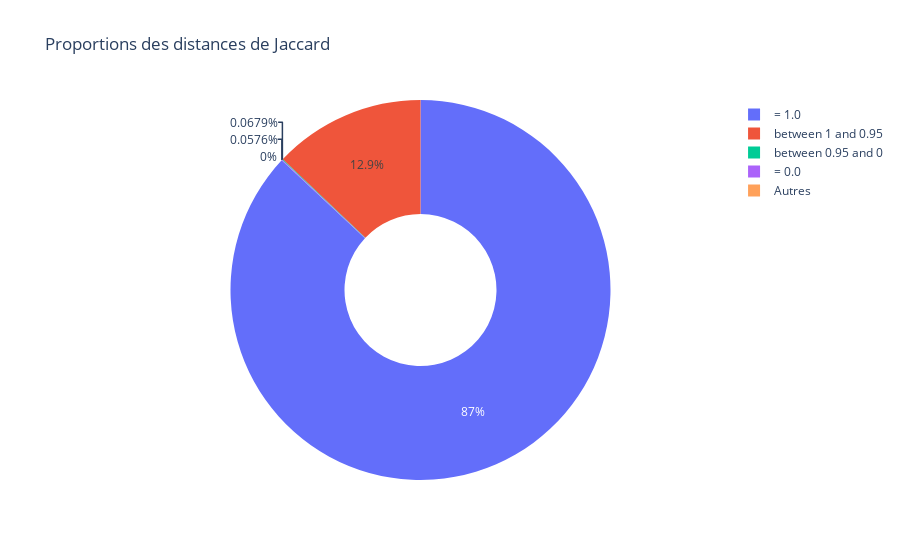
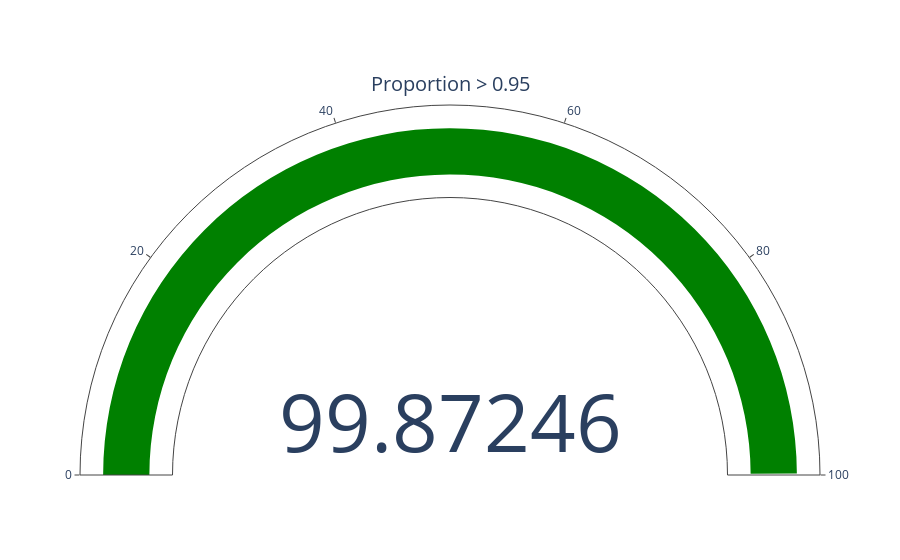
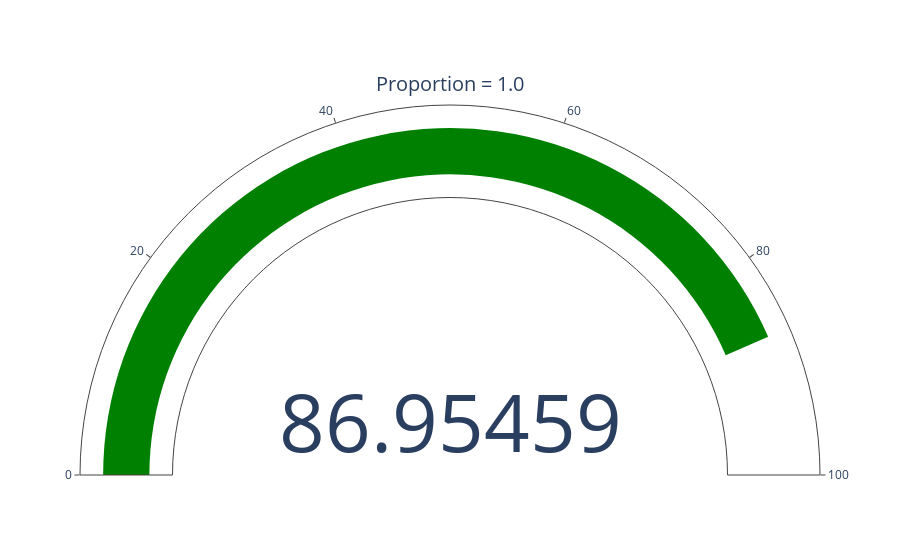
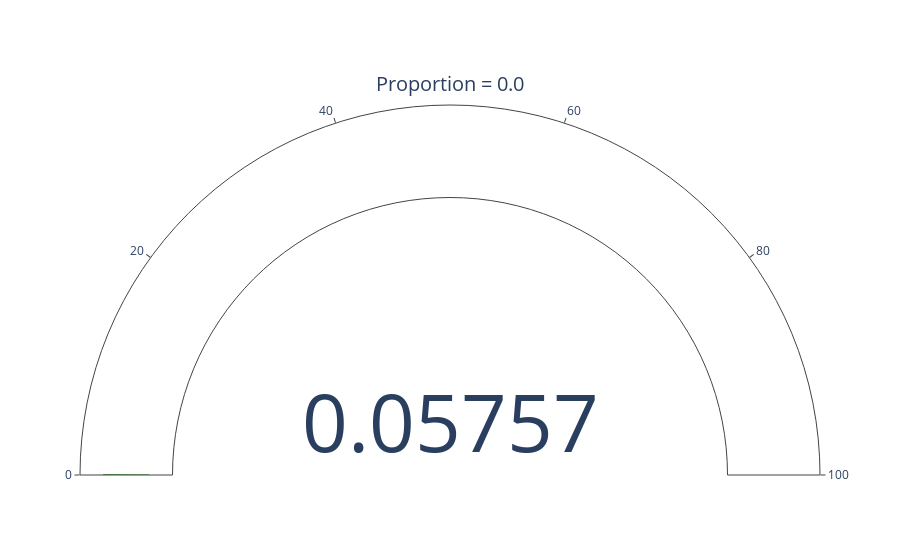

Notebook source saved alongside these figures, in order:
### Markdown cell above
## on affiche les stats

### Code cell
import pandas as pd
import plotly.graph_objects as go

# Charger la matrice de distances Jaccard
distance_df = pd.read_csv('./jaccardIndex/jaccard_COMP.csv', index_col=0)

# Extraire les distances dans une liste
distances = distance_df.values.flatten()  # Convertir la matrice en une liste de distances

# Filtrer les valeurs pour calculer les proportions
total_distances = len(distances)
not_1_or_0 = sum(d!=0.0 and d!=1.0 for d in distances)
not_1_or_0_above_0_95 = sum(d!=0.0 and d!=1.0 and d>0.95 for d in distances)
not_1_or_0_under_0_95 = sum(d!=0.0 and d!=1.0 and d<0.95 for d in distances)
above_0_95 = sum(d > 0.95 for d in distances)
exactly_1 = sum(d == 1.0 for d in distances)
exactly_0 = sum(d == 0.0 for d in distances)

# Calculer les proportions
proportion_above_0_95 = above_0_95 / total_distances * 100
proportion_exactly_1 = exactly_1 / total_distances * 100
proportion_exactly_0 = exactly_0 / total_distances * 100

# Afficher les statistiques
print(f"Total de distances : {total_distances}")
print(f"Proportion de distances > 0.95 : {proportion_above_0_95:.2f}% ({above_0_95} distances)")
print(f"Proportion de distances = 1.0 : {proportion_exactly_1:.2f}% ({exactly_1} distances)")
print(f"Proportion de distances = 0.0 : {proportion_exactly_0:.2f}% ({exactly_0} distances)")

# Créer un pie chart avec Plotly
labels = ['between 1 and 0.95','between 0.95 and 0' ,'= 1.0', '= 0.0', 'Autres']
values = [
    not_1_or_0_above_0_95,
    not_1_or_0_under_0_95,
    exactly_1,
    exactly_0,
    total_distances - (not_1_or_0 + exactly_1 + exactly_0)
]

fig_pie = go.Figure(
    data=[go.Pie(labels=labels, values=values, hole=0.4)],
    layout=go.Layout(title="Proportions des distances de Jaccard")
)
fig_pie.show()

fig_gauge_0_95 = go.Figure(go.Indicator(
    mode="gauge+number",
    value=proportion_above_0_95,
    title={'text': "Proportion > 0.95"},
    gauge={'axis': {'range': [0, 100]}},
    number={'valueformat': '.5f'}  # 5 chiffres significatifs
))

fig_gauge_1_0 = go.Figure(go.Indicator(
    mode="gauge+number",
    value=proportion_exactly_1,
    title={'text': "Proportion = 1.0"},
    gauge={'axis': {'range': [0, 100]}},
    number={'valueformat': '.5f'}
))

fig_gauge_0_0 = go.Figure(go.Indicator(
    mode="gauge+number",
    value=proportion_exactly_0,
    title={'text': "Proportion = 0.0"},
    gauge={'axis': {'range': [0, 100]}},
    number={'valueformat': '.5f'}
))

# Afficher les gauge charts
fig_gauge_0_95.show()
fig_gauge_1_0.show()
fig_gauge_0_0.show()
fig_pie.write_html('./htmlplotlytest.html')

### Figure 1 — Plotly figure (JSON) as saved in the notebook; plotly's stock layout.template omitted (floating-point values rounded to 4 significant figures)
{"data": [{"hole": 0.4, "labels": ["between 1 and 0.95", "between 0.95 and 0", "= 1.0", "= 0.0", "Autres"], "type": "pie", "values": [390652, 2054, 2629612, 1741, 0]}], "layout": {"title": {"text": "Proportions des distances de Jaccard"}}}

### Figure 2 — Plotly figure (JSON) as saved in the notebook; plotly's stock layout.template omitted (floating-point values rounded to 4 significant figures)
{"data": [{"gauge": {"axis": {"range": [0, 100]}}, "mode": "gauge+number", "number": {"valueformat": ".5f"}, "title": {"text": "Proportion > 0.95"}, "type": "indicator", "value": 99.87}], "layout": {}}

### Figure 3 — Plotly figure (JSON) as saved in the notebook; plotly's stock layout.template omitted (floating-point values rounded to 4 significant figures)
{"data": [{"gauge": {"axis": {"range": [0, 100]}}, "mode": "gauge+number", "number": {"valueformat": ".5f"}, "title": {"text": "Proportion = 1.0"}, "type": "indicator", "value": 86.95}], "layout": {}}

### Figure 4 — Plotly figure (JSON) as saved in the notebook; plotly's stock layout.template omitted (floating-point values rounded to 4 significant figures)
{"data": [{"gauge": {"axis": {"range": [0, 100]}}, "mode": "gauge+number", "number": {"valueformat": ".5f"}, "title": {"text": "Proportion = 0.0"}, "type": "indicator", "value": 0.05757}], "layout": {}}
